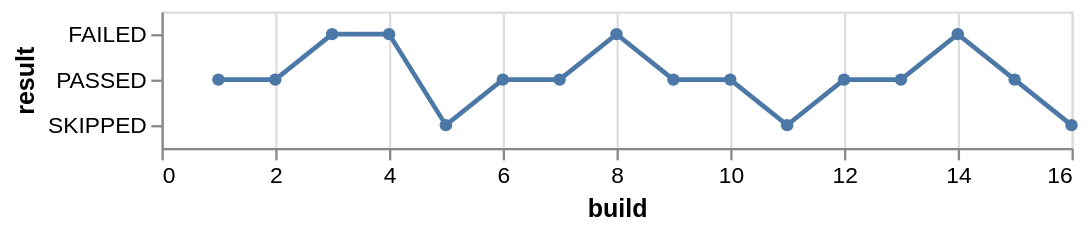

Specify this chart in Vega-Lite:
### Vega specification from a JSON file in a GitHub repository (floating-point values rounded to 4 significant figures)
{"$schema": "https://vega.github.io/schema/vega/v5.json", "description": "Bump chart", "background": "white", "padding": 5, "width": 400, "style": "cell", "data": [{"name": "source_0", "values": [{"build": 1, "result": "PASSED"}, {"build": 2, "result": "PASSED"}, {"build": 3, "result": "FAILED"}, {"build": 4, "result": "FAILED"}, {"build": 5, "result": "SKIPPED"}, {"build": 6, "result": "PASSED"}, {"build": 7, "result": "PASSED"}, {"build": 8, "result": "FAILED"}, {"build": 9, "result": "PASSED"}, {"build": 10, "result": "PASSED"}, {"build": 11, "result": "SKIPPED"}, {"build": 12, "result": "PASSED"}, {"build": 13, "result": "PASSED"}, {"build": 14, "result": "FAILED"}, {"build": 15, "result": "PASSED"}, {"build": 16, "result": "SKIPPED"}]}, {"name": "data_0", "source": "source_0", "transform": [{"type": "filter", "expr": "isValid(datum[\"build\"]) && isFinite(+datum[\"build\"])"}]}], "signals": [{"name": "y_step", "value": 20}, {"name": "height", "update": "bandspace(domain('y').length, 1, 0.5) * y_step"}], "marks": [{"name": "layer_0_marks", "type": "line", "style": ["line"], "sort": {"field": ["datum[\"build\"]"], "order": ["ascending"]}, "from": {"data": "source_0"}, "encode": {"update": {"stroke": {"value": "#4c78a8"}, "description": {"signal": "\"build: \" + (format(datum[\"build\"], \"\")) + \"; result: \" + (isValid(datum[\"result\"]) ? datum[\"result\"] : \"\"+datum[\"result\"])"}, "x": {"scale": "x", "field": "build"}, "y": {"scale": "y", "field": "result"}, "defined": {"signal": "isValid(datum[\"build\"]) && isFinite(+datum[\"build\"])"}}}}, {"name": "layer_1_marks", "type": "symbol", "style": ["point"], "sort": {"field": ["datum[\"build\"]"], "order": ["ascending"]}, "from": {"data": "data_0"}, "encode": {"update": {"opacity": {"value": 1}, "fill": {"value": "#4c78a8"}, "ariaRoleDescription": {"value": "point"}, "description": {"signal": "\"build: \" + (format(datum[\"build\"], \"\")) + \"; result: \" + (isValid(datum[\"result\"]) ? datum[\"result\"] : \"\"+datum[\"result\"])"}, "x": {"scale": "x", "field": "build"}, "y": {"scale": "y", "field": "result"}}}}], "scales": [{"name": "x", "type": "linear", "domain": {"fields": [{"data": "source_0", "field": "build"}, {"data": "data_0", "field": "build"}]}, "range": [0, {"signal": "width"}], "nice": true, "zero": true}, {"name": "y", "type": "point", "domain": {"fields": [{"data": "source_0", "field": "result"}, {"data": "data_0", "field": "result"}], "sort": true}, "range": {"step": {"signal": "y_step"}}, "padding": 0.5}], "axes": [{"scale": "x", "orient": "bottom", "gridScale": "y", "grid": true, "tickCount": {"signal": "ceil(width/40)"}, "domain": false, "labels": false, "aria": false, "maxExtent": 0, "minExtent": 0, "ticks": false, "zindex": 0}, {"scale": "x", "orient": "bottom", "grid": false, "title": "build", "labelFlush": true, "labelOverlap": true, "tickCount": {"signal": "ceil(width/40)"}, "zindex": 0}, {"scale": "y", "orient": "left", "grid": false, "title": "result", "zindex": 0}]}
